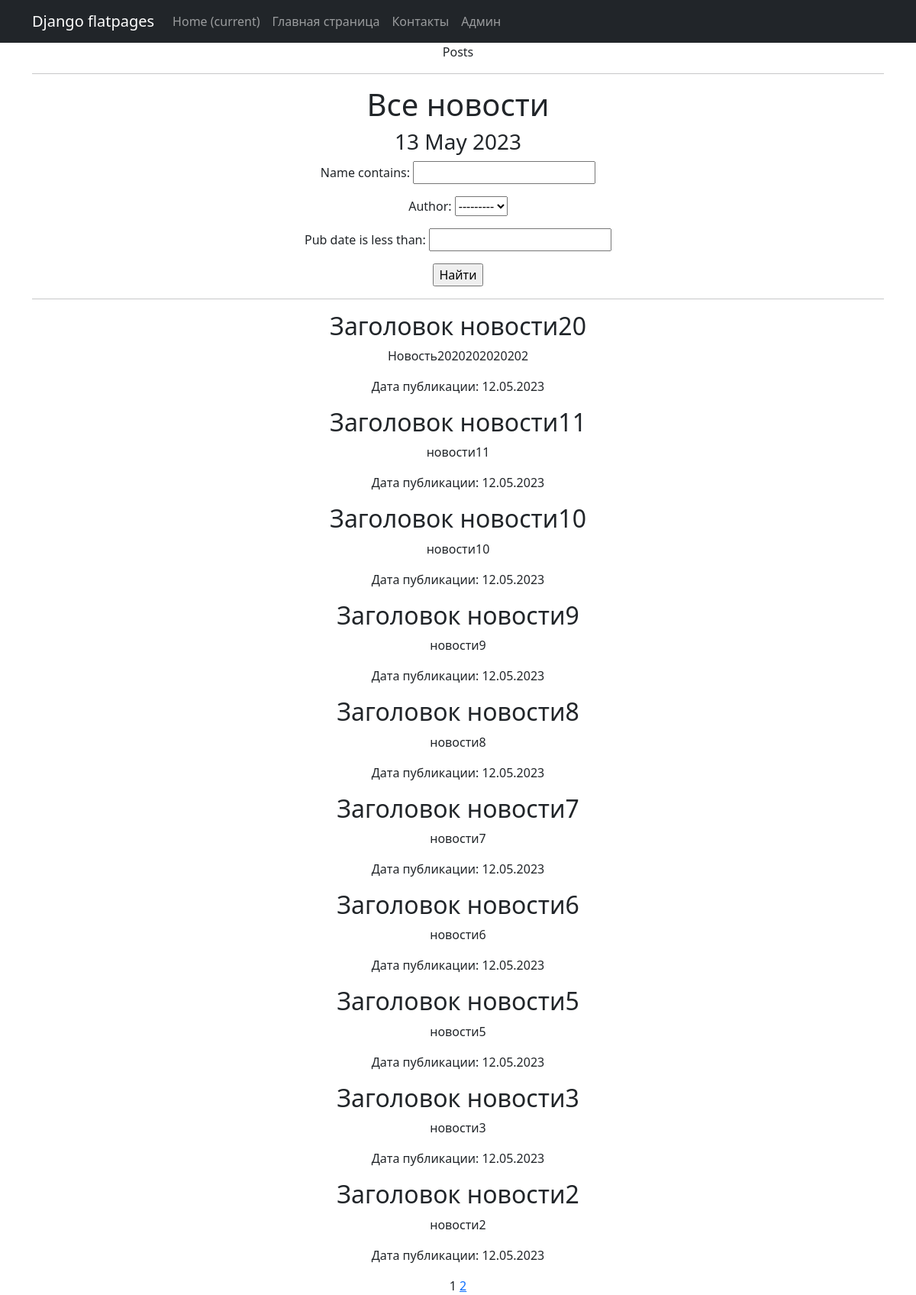
Page /news/ on the committed database.
### simpleapp/models.py (models this page shows, shortened)
class Post(models.Model):
    pub_date = models.DateTimeField(auto_now_add=True)
    author = models.ForeignKey(Author, on_delete=models.CASCADE)
    name = models.CharField(
        max_length=50,
        unique=True,
    )
    description = models.TextField()
    category = models.ForeignKey(
        to='Category',
        on_delete=models.CASCADE,
        related_name='post',
    )
    rating = models.FloatField(
        validators=[MinValueValidator(0.0)], default=0.0
    )

### simpleapp/views.py (the view)
# urls.py: path('news/', PostList.as_view(), name='post_list'),
class PostList(ListView):
    model = Post
    ordering = '-pub_date'
    template_name = 'posts.html'
    context_object_name = 'posts'
    paginate_by = 10
    def get_queryset(self):
        queryset = super().get_queryset()
        self.filterset = PostFilter(self.request.GET, queryset)
        return self.filterset.qs
    def get_context_data(self, **kwargs):
        context = super().get_context_data(**kwargs)
        context['time_now'] = datetime.utcnow()
        context['next_sale'] = None
        context['filterset'] = self.filterset
        return context

### simpleapp/models.py (called while the page is built)
    def __str__(self):
        return f'{self.user}'

### simpleapp/templatetags/censor.py (called while the page is built)
def censor(value):
    bad_words = ["капуста"]
    for word in bad_words:
        value = value.replace(word, '*' * len(word))
    return value

### simpleapp/templatetags/custom_tags.py (called while the page is built)
@register.simple_tag(takes_context=True)
def url_replace(context, **kwargs):
   d = context['request'].GET.copy()
   for k, v in kwargs.items():
       d[k] = v
   return d.urlencode()

@register.simple_tag()
def current_time(format_string='%b %d %Y'):
   return datetime.utcnow().strftime(format_string)

### templates/posts.html (shortened to what this page needs)
{% extends 'flatpages/default.html' %}
{% block title %}
Posts
{% endblock title %}
{% block content %}
   <h1>Все новости</h1>
    <h3>{% load custom_tags %}</h3>
    <h3>{% load censor %}</h3>
   <h3>{% current_time '%d %b %Y' %}</h3>
   <form action="" method="get">
       {{ filterset.form.as_p }}
       <input type="submit" value="Найти" />
   </form>
   <hr>
   {% if posts %}
       {% for post in posts %}
           <h2>{{ post.name }}</h2>
           <p>{{ post.description|truncatechars:20|censor }}</p>
           <p>Дата публикации: {{ post.pub_date|date:'d.m.Y' }}</p>
       {% endfor %}
   {% else %}
       <h2>Новостей нет!</h2>
   {% endif %}
   {{ page_obj.number }}
   {% if page_obj.has_next %}
       <a href="?{% url_replace page=page_obj.next_page_number %}">{{ page_obj.next_page_number }}</a>
   {% endif %}
{% endblock content %}

### templates/flatpages/default.html (shortened to what this page needs)
<!DOCTYPE html>
<html lang="en">
    <head>
        {% load static %}
        <link href="{% static 'css/styles.css' %}" rel="stylesheet" />
    </head>
    <body>
        <nav class="navbar navbar-expand-lg navbar-dark bg-dark static-top">
   <div class="container">
       <a class="navbar-brand" href="#">Django flatpages</a>
       <div class="collapse navbar-collapse" id="navbarResponsive">
           <ul class="navbar-nav ml-auto">
               <li class="nav-item active">
                   <a class="nav-link" href="#">Home
                       <span class="sr-only">(current)</span>
                   </a>
               </li>
               <li class="nav-item">
                   <a class="nav-link" href="/about/">Главная страница</a>
               </li>
               <li class="nav-item">
                   <a class="nav-link" href="/contacts/">Контакты</a>
               </li>
               <li class="nav-item">
                   <a class="nav-link" href="/vlas/">Админ</a>
               </li>
           </ul>
       </div>
   </div>
</nav>
        <div class="container">
            <div class="row">
                <div class="col-lg-12 text-center">
                    {% block title %}{% endblock title %}
                    <hr>
                    {% block content %}{% endblock content %}
                </div>
            </div>
        </div>
    </body>
</html>

### rows in the picture
Post: name "Заголовок новости20", description|censor "Новость2020202020202", pub_date "12.05.2023"
Post: name "Заголовок новости11", description|censor "новости11", pub_date "12.05.2023"
Post: name "Заголовок новости10", description|censor "новости10", pub_date "12.05.2023"
Post: name "Заголовок новости9", description|censor "новости9", pub_date "12.05.2023"
Post: name "Заголовок новости8", description|censor "новости8", pub_date "12.05.2023"
Post: name "Заголовок новости7", description|censor "новости7", pub_date "12.05.2023"
Post: name "Заголовок новости6", description|censor "новости6", pub_date "12.05.2023"
Post: name "Заголовок новости5", description|censor "новости5", pub_date "12.05.2023"
Post: name "Заголовок новости3", description|censor "новости3", pub_date "12.05.2023"
Post: name "Заголовок новости2", description|censor "новости2", pub_date "12.05.2023"

### other values in the picture
{{ page_obj.number }} "1"
{{ page_obj.next_page_number }} "2"
